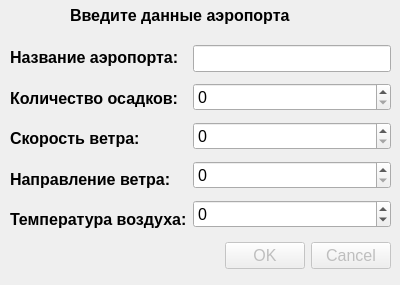
<?xml version="1.0" encoding="UTF-8"?>
<ui version="4.0">
 <class>AirportDialog</class>
 <widget class="QDialog" name="AirportDialog">
  <property name="geometry">
   <rect>
    <x>0</x>
    <y>0</y>
    <width>400</width>
    <height>285</height>
   </rect>
  </property>
  <property name="font">
   <font>
    <pointsize>12</pointsize>
   </font>
  </property>
  <property name="windowTitle">
   <string>Аэропорт</string>
  </property>
  <widget class="QDialogButtonBox" name="buttonBox">
   <property name="enabled">
    <bool>false</bool>
   </property>
   <property name="geometry">
    <rect>
     <x>50</x>
     <y>240</y>
     <width>341</width>
     <height>32</height>
    </rect>
   </property>
   <property name="orientation">
    <enum>Qt::Orientation::Horizontal</enum>
   </property>
   <property name="standardButtons">
    <set>QDialogButtonBox::StandardButton::Cancel|QDialogButtonBox::StandardButton::Ok</set>
   </property>
  </widget>
  <widget class="QLabel" name="title_label">
   <property name="geometry">
    <rect>
     <x>70</x>
     <y>0</y>
     <width>281</width>
     <height>31</height>
    </rect>
   </property>
   <property name="font">
    <font>
     <pointsize>12</pointsize>
     <bold>true</bold>
    </font>
   </property>
   <property name="text">
    <string>Введите данные аэропорта</string>
   </property>
  </widget>
  <widget class="QWidget" name="layoutWidget">
   <property name="geometry">
    <rect>
     <x>10</x>
     <y>40</y>
     <width>381</width>
     <height>197</height>
    </rect>
   </property>
   <layout class="QHBoxLayout" name="horizontalLayout">
    <item>
     <layout class="QVBoxLayout" name="verticalLayout">
      <item>
       <widget class="QLabel" name="airport_name_label">
        <property name="font">
         <font>
          <pointsize>12</pointsize>
          <bold>true</bold>
         </font>
        </property>
        <property name="text">
         <string>Название аэропорта:</string>
        </property>
       </widget>
      </item>
      <item>
       <widget class="QLabel" name="rainfall_label">
        <property name="font">
         <font>
          <pointsize>12</pointsize>
          <bold>true</bold>
         </font>
        </property>
        <property name="text">
         <string>Количество осадков:</string>
        </property>
       </widget>
      </item>
      <item>
       <widget class="QLabel" name="speed_label">
        <property name="font">
         <font>
          <pointsize>12</pointsize>
          <bold>true</bold>
         </font>
        </property>
        <property name="text">
         <string>Скорость ветра:</string>
        </property>
       </widget>
      </item>
      <item>
       <widget class="QLabel" name="direction_label">
        <property name="font">
         <font>
          <pointsize>12</pointsize>
          <bold>true</bold>
         </font>
        </property>
        <property name="text">
         <string>Направление ветра:</string>
        </property>
       </widget>
      </item>
      <item>
       <widget class="QLabel" name="temperature_label">
        <property name="font">
         <font>
          <pointsize>12</pointsize>
          <bold>true</bold>
         </font>
        </property>
        <property name="text">
         <string>Температура воздуха:</string>
        </property>
       </widget>
      </item>
     </layout>
    </item>
    <item>
     <layout class="QVBoxLayout" name="verticalLayout_2">
      <item>
       <widget class="QLineEdit" name="airport_name_edit"/>
      </item>
      <item>
       <widget class="QSpinBox" name="rainfall_spin">
        <property name="maximum">
         <number>300</number>
        </property>
       </widget>
      </item>
      <item>
       <widget class="QSpinBox" name="speed_spin">
        <property name="maximum">
         <number>100</number>
        </property>
       </widget>
      </item>
      <item>
       <widget class="QSpinBox" name="direction_spin"/>
      </item>
      <item>
       <widget class="QSpinBox" name="temperature_spin">
        <property name="minimum">
         <number>-100</number>
        </property>
        <property name="maximum">
         <number>100</number>
        </property>
       </widget>
      </item>
     </layout>
    </item>
   </layout>
  </widget>
 </widget>
 <resources/>
 <connections>
  <connection>
   <sender>buttonBox</sender>
   <signal>accepted()</signal>
   <receiver>AirportDialog</receiver>
   <slot>accept()</slot>
   <hints>
    <hint type="sourcelabel">
     <x>248</x>
     <y>254</y>
    </hint>
    <hint type="destinationlabel">
     <x>157</x>
     <y>274</y>
    </hint>
   </hints>
  </connection>
  <connection>
   <sender>buttonBox</sender>
   <signal>rejected()</signal>
   <receiver>AirportDialog</receiver>
   <slot>reject()</slot>
   <hints>
    <hint type="sourcelabel">
     <x>316</x>
     <y>260</y>
    </hint>
    <hint type="destinationlabel">
     <x>286</x>
     <y>274</y>
    </hint>
   </hints>
  </connection>
 </connections>
</ui>
